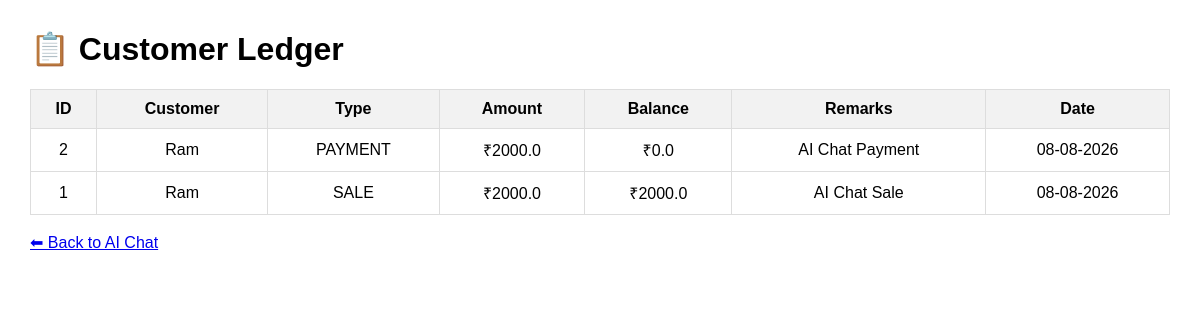
Screenshot of /customer-ledger with the database file from the repository.
### tables this page shows
CREATE TABLE customer_ledger (
        id INTEGER PRIMARY KEY AUTOINCREMENT,
        customer TEXT,
        transaction_type TEXT,
        amount REAL,
        balance REAL,
        remarks TEXT,
        date TEXT
);

### app.py (the view)
@app.route("/customer-ledger")
def customer_ledger():
    ledger = get_all_customer_ledger()
    return render_template(
        "customer_ledger.html",
        ledger=ledger
    )

### database/db.py (called while the page is built)
def get_all_customer_ledger():
    conn = sqlite3.connect(DATABASE_NAME)
    cursor = conn.cursor()
    cursor.execute("""
        SELECT
            id,
            customer,
            transaction_type,
            amount,
            balance,
            remarks,
            date
        FROM customer_ledger
        ORDER BY id DESC
    """)
    rows = cursor.fetchall()
    conn.close()
    return rows

### templates/customer_ledger.html (shortened to what this page needs)
<!DOCTYPE html>
<html>
<head>
</head>
<body>
    <h1>📋 Customer Ledger</h1>
    <table>
        <tr>
            <th>ID</th>
            <th>Customer</th>
            <th>Type</th>
            <th>Amount</th>
            <th>Balance</th>
            <th>Remarks</th>
            <th>Date</th>
        </tr>
        {% for row in ledger %}
        <tr>
            <td>{{ row[0] }}</td>
            <td>{{ row[1] }}</td>
            <td>{{ row[2] }}</td>
            <td>₹{{ row[3] }}</td>
            <td>₹{{ row[4] }}</td>
            <td>{{ row[5] }}</td>
            <td>{{ row[6] }}</td>
        </tr>
        {% endfor %}
    </table>
    <br>
    <a href="/ai-chat">⬅ Back to AI Chat</a>
</body>
</html>

### templates/customer_ledger.html (style rules this page uses)
body { font-family: Arial, sans-serif; margin: 30px; }
table { width: 100%; border-collapse: collapse; }
th, td { border: 1px solid #ddd; padding: 10px; text-align: center; }
th { background: #f2f2f2; }

### rows the page displays
customer_ledger: id "2", customer "Ram", transaction_type "PAYMENT", amount "2000.0", balance "0.0", remarks "AI Chat Payment", date "08-08-2026"
customer_ledger: id "1", customer "Ram", transaction_type "SALE", amount "2000.0", balance "2000.0", remarks "AI Chat Sale", date "08-08-2026"
